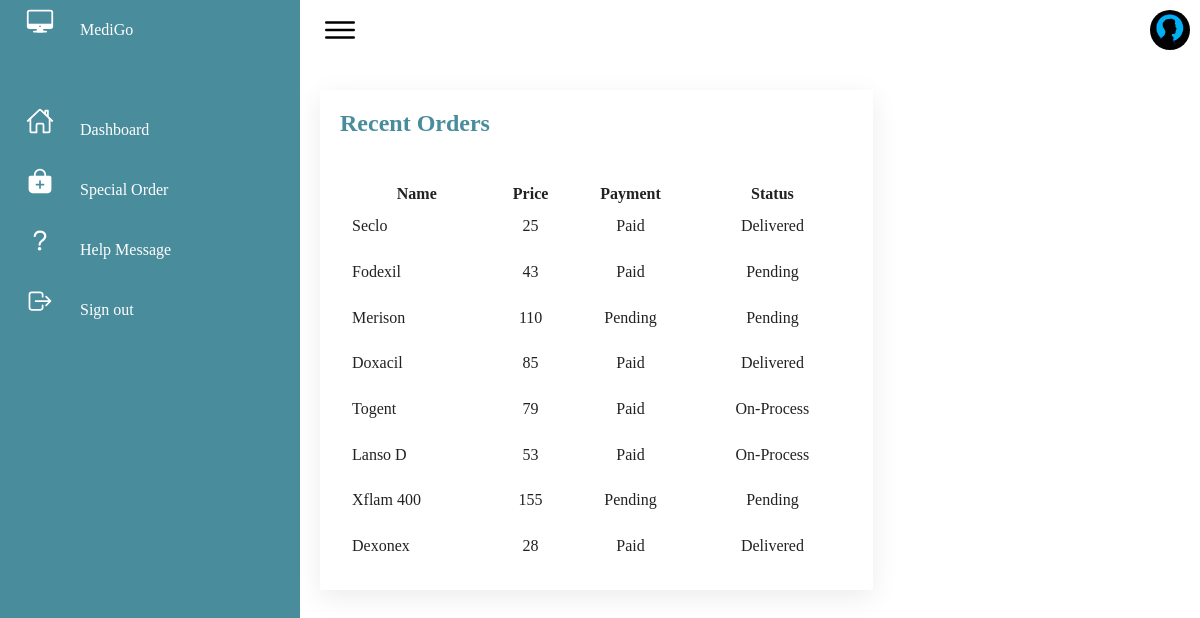
Page /index.html/adminpanel.php on the committed database.
### tables this page shows
CREATE TABLE `admindashboard` (
  `id` int(11) NOT NULL,
  `Name` varchar(32) NOT NULL,
  `Price` varchar(15) NOT NULL,
  `Payment` varchar(15) NOT NULL,
  `Status` varchar(15) NOT NULL
);

### index.html/adminpanel.php (the view, shortened to what this page needs)
<?php
$user = 'root';
$password = '';
$database = 'medigo';
$servername = 'localhost:3306';
$mysqli = new mysqli(
    $servername,
    $user,
    $password,
    $database
);
$sql = " SELECT * FROM admindashboard ";
$result = $mysqli->query($sql);
?>
<!DOCTYPE html>
<html lang="en">
<head>
    <link rel="stylesheet" href="adminpanel.css">
</head>
<body>
    <div class="container">
        <div class="navigation">
            <ul>
                <li>
                    <a href="#">
                        <span class="icon">
                            <ion-icon name="desktop-outline"></ion-icon>
                        </span>
                        <span class="title">MediGo</span>
                    </a>
                </li>
                <li>
                    <a href="adminpanel.php">
                        <span class="icon">
                            <ion-icon name="home-outline"></ion-icon>
                        </span>
                        <span class="title">Dashboard</span>
                    </a>
                </li>
                <li>
                    <a href="adminpanelso.php">
                        <span class="icon">
                            <ion-icon name="bag-add"></ion-icon>
                        </span>
                        <span class="title">Special Order</span>
                    </a>
                </li>
                <li>
                    <a href="adminpanelhelp.php">
                        <span class="icon">
                            <ion-icon name="help-outline"></ion-icon>
                        </span>
                        <span class="title">Help Message</span>
                    </a>
                </li>
                <li>
                    <a href="index.php">
                        <span class="icon">
                            <ion-icon name="log-out-outline"></ion-icon>
                        </span>
                        <span class="title">Sign out</span>
                    </a>
                </li>
            </ul>
        </div>
        <div class="main">
            <div class="topbar">
                <div class="toggle">
                    <ion-icon name="menu-outline"></ion-icon>
                </div>
                <div class="user">
                    <img src="../img/userphoto.png">
                </div>
            </div>
            <div class="details">
                <div class="recentorders">
                    <div class="cardheader">
                        <h2>
                            Recent Orders
                        </h2>
                    </div>
                    <table>
                        <thead>
                        <tr>
                            <th>Name</th>
                            <th>Price</th>
                            <th>Payment</th>
                            <th>Status</th>
                        </tr>
                        </thead>
                        <tbody>
                        <?php
                        while ($rows = $result->fetch_assoc()) {
                        ?>
                        <tr>
                            <td>
                                <?php echo $rows['Name']; ?>
                            </td>
                            <td>
                                <?php echo $rows['Price']; ?>
                            </td>
                            <td>
                                <?php echo $rows['Payment']; ?>
                            </td>
                            <td>
                                <?php echo $rows['Status']; ?>
                            </td>
                        </tr>
                        <?php
                        }
                        ?>
                        </tbody>
                    </table>
                </div>
            </div>
        </div>
    </div>
</body>
</html>

### index.html/adminpanel.css (style rules this page uses)
* { margin: 0; padding: 0; box-sizing: border-box; }
:root { --blue: #498c9c; --white: #fff; --grey: #f5f5f5; --black1: #222; --black2:#999; }
body { min-height: 100vh; overflow-x: hidden; }
.container { position: relative; width: 100%; }
.navigation { position: fixed; width: 300px; height: 100%; background: var(--blue); border-left: 10px solid var(--blue); transition: 0.5s; overflow: hidden; }
.navigation ul { position: absolute; top: 0; left: 0; width: 100%; }
.navigation ul li { position: relative; width: 100%; list-style: none; border-top-left-radius: 30px; border-bottom-left-radius: 30px; }
.navigation ul li:nth-child(1) { margin-bottom: 40px; pointer-events: none; }
.navigation ul li a { position: relative; display: block; width: 100%; display: flex; text-decoration: none; color: var(--white); }
.navigation ul li a .icon { position: relative; display: block; min-width: 60px; height: 60px; line-height: 60px; text-align: center; }
.navigation ul li a .icon ion-icon { font-size: 1.75em; }
.navigation ul li a .title { position: relative; display: block; padding: 0 10px; height: 60px; line-height: 60px; text-align: start; white-space: nowrap; }
.main { position: absolute; width: calc(100% - 300px); left: 300px; min-height: 100vh; background: var(--white); transition: 0.5s; }
.topbar { width: 100%; height: 60px; display: flex; justify-content: space-between; align-items: center; padding: 0 10px; }
.toggle { position: relative; width: 60px; height: 60px; display: flex; justify-content: center; align-items: center; font-size: 2.5em; cursor: pointer; }
.user { position: relative; width: 40px; height: 40px; border-radius: 50%; overflow: hidden; cursor: pointer; }
.user img { position: absolute; top: 0; left: 0; width: 100%; height: 100%; object-fit: cover; }
.details { position: relative; width: 100%; padding: 20px; display: grid; grid-template-columns: 2fr 1fr; grid-gap: 30px; margin-top: 10px; }
.details .recentorders { position: relative; display: grid; min-height: 500px; background:var(--white); padding: 20px; box-shadow: 0 7px 25px rgba(0, 0, 0, 0.08); }
.cardheader { display: flex; justify-content: space-between; align-items: flex-start; }
.cardheader h2 { font-weight: 600; color: var(--blue); }
.details .recentorders table tr { color: var(--black1); border-bottom: 1px solid rgba(0, 0, 0, 0.01); }
.details .recentorders table tr:last-child { border-bottom: none; }
.details .recentorders table tr td { padding: 10px; }
.details .recentorders table tr td:last-child { text-align: center; }
.details .recentorders table tr td:nth-child(2) { text-align: center; }
.details .recentorders table tr td:nth-child(3) { text-align: center; }

### rows in the picture
admindashboard: Name "Seclo", Price "25", Payment "Paid", Status "Delivered"
admindashboard: Name "Fodexil", Price "43", Payment "Paid", Status "Pending"
admindashboard: Name "Merison", Price "110", Payment "Pending", Status "Pending"
admindashboard: Name "Doxacil", Price "85", Payment "Paid", Status "Delivered"
admindashboard: Name "Togent", Price "79", Payment "Paid", Status "On-Process"
admindashboard: Name "Lanso D", Price "53", Payment "Paid", Status "On-Process"
admindashboard: Name "Xflam 400", Price "155", Payment "Pending", Status "Pending"
admindashboard: Name "Dexonex", Price "28", Payment "Paid", Status "Delivered"
